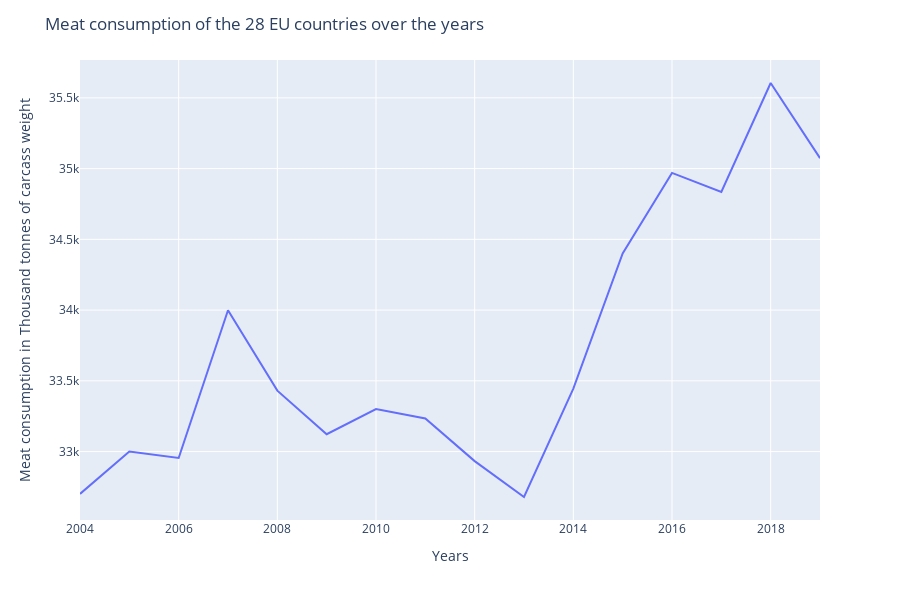

Write notebook code for a chart like this one.
### Markdown cell above
## All consumption graph

### Code cell
fig = px.line(meat_consumption, x='years', y='all_consumption')
fig.update_xaxes(title_text='Years')
fig.update_yaxes(title_text='Meat consumption in Thousand tonnes of carcass weight')
fig.update_layout(title_text = 'Meat consumption of the 28 EU countries over the years',)
fig.show()

### Figure 1 — Plotly figure (JSON) as saved in the notebook; plotly's stock layout.template omitted (floating-point values rounded to 4 significant figures)
{"data": [{"hoverlabel": {"namelength": 0}, "hovertemplate": "years=%{x}<br>all_consumption=%{y}", "legendgroup": "", "line": {"color": "#636efa", "dash": "solid"}, "mode": "lines", "name": "", "showlegend": false, "type": "scatter", "x": [2004, 2005, 2006, 2007, 2008, 2009, 2010, 2011, 2012, 2013, 2014, 2015, 2016, 2017, 2018, 2019], "xaxis": "x", "y": [32700.0, 33000.0, 32950.0, 34000.0, 33430.0, 33120.0, 33300.0, 33230.0, 32930.0, 32680.0, 33440.0, 34400.0, 34970.0, 34830.0, 35610.0, 35070.0], "yaxis": "y"}], "layout": {"height": 600, "legend": {"tracegroupgap": 0}, "margin": {"t": 60}, "title": {"text": "Meat consumption of the 28 EU countries over the years"}, "xaxis": {"anchor": "y", "domain": [0, 1], "title": {"text": "Years"}}, "yaxis": {"anchor": "x", "domain": [0, 1], "title": {"text": "Meat consumption in Thousand tonnes of carcass weight"}}}}
